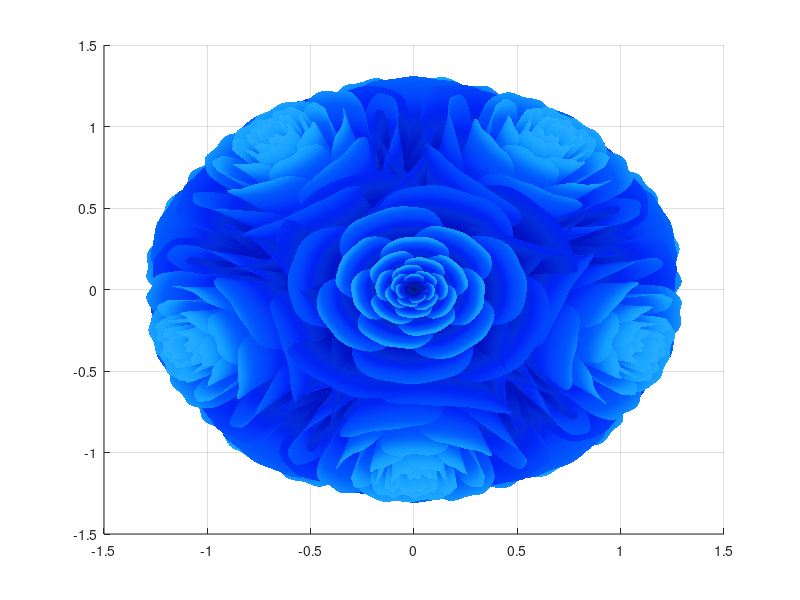

The MATLAB script that drew this image: (Note: this script raises an error after producing the figure.)
function roseBall
clear;clc
%Surface data calculation
%==========================================================================
[x,t]=meshgrid((0:24)./24,(0:0.5:575)./575.*20.*pi+4*pi);
p=(pi/2)*exp(-t./(8*pi));
change=sin(15*t)/150;
u=1-(1-mod(3.6*t,2*pi)./pi).^4./2+change;
y=2*(x.^2-x).^2.*sin(p);

r=u.*(x.*sin(p)+y.*cos(p));
h=u.*(x.*cos(p)-y.*sin(p));

%Color map
%==========================================================================
hMap=(h-min(min(h)))./(max(max(h))-min(min(h)));
col=size(hMap,2);
colorList=[0.0200    0.0400    0.3900
         0    0.0900    0.5800
         0    0.1300    0.6400
    0.0200    0.0600    0.6900
         0    0.0800    0.7900
    0.0100    0.1800    0.8500
         0    0.1300    0.9600
    0.0100    0.2600    0.9900
         0    0.3500    0.9900
    0.0700    0.6200    1.0000
    0.1700    0.6900    1.0000];

% colorList=[0.2100    0.0900    0.3800
%     0.2900    0.0700    0.4700
%     0.4000    0.1100    0.4900
%     0.5500    0.1600    0.5100
%     0.7500    0.2400    0.4700
%     0.8900    0.3200    0.4100
%     0.9700    0.4900    0.3700
%     1.0000    0.5600    0.4100
%     1.0000    0.6900    0.4900
%     1.0000    0.8200    0.5900
%     0.9900    0.9200    0.6700
%     0.9800    0.9500    0.7100];

% colorList1=[0.2000    0.0800    0.4300
%     0.2000    0.1300    0.4600
%     0.2000    0.2100    0.5000
%     0.2000    0.2800    0.5300
%     0.2000    0.3700    0.5800
%     0.1900    0.4500    0.6200
%     0.2000    0.4800    0.6400
%     0.1900    0.5400    0.6700
%     0.1900    0.5700    0.6900
%     0.1900    0.7500    0.7800
%     0.1900    0.8000    0.8100
% ];

% colorList2=[0.1300    0.1000    0.1600
%     0.2000    0.0900    0.2000
%     0.2800    0.0800    0.2300
%     0.4200    0.0800    0.3000
%     0.5100    0.0700    0.3400
%     0.6600    0.1200    0.3500
%     0.7900    0.2200    0.4000
%     0.8800    0.3500    0.4700
%     0.9000    0.4500    0.5400
%     0.8900    0.7800    0.7900
% ];

% colorList3=[0.3200    0.3100    0.7600
%     0.3800    0.3400    0.7600
%     0.5300    0.4200    0.7500
%     0.6400    0.4900    0.7300
%     0.7200    0.5500    0.7200
%     0.7900    0.6100    0.7100
%     0.9100    0.7100    0.6800
%     0.9800    0.7600    0.6700
% ];

% colorList4=[0.9500    0.2300    0.6600
%     0.7500    0.2100    0.6000
%     0.6200    0.2000    0.5700
%     0.4500    0.1800    0.5200
%     0.3200    0.2100    0.5200
%     0.2700    0.3100    0.6000
%     0.2500    0.3600    0.6400
%     0.1900    0.4800    0.7400
% ];


colorFunc=colorFuncFactory(colorList);
dataMap=colorFunc(hMap');
colorMap(:,:,1)=dataMap(:,1:col);
colorMap(:,:,2)=dataMap(:,col+1:2*col);
colorMap(:,:,3)=dataMap(:,2*col+1:3*col);

    function colorFunc=colorFuncFactory(colorList)
        xx=(0:size(colorList,1)-1)./(size(colorList,1)-1);
        y1=colorList(:,1);y2=colorList(:,2);y3=colorList(:,3);
        colorFunc=@(X)[interp1(xx,y1,X,'linear')',interp1(xx,y2,X,'linear')',interp1(xx,y3,X,'linear')'];
    end


%Surface rotation and drawing
%==========================================================================
surface(r.*cos(t),r.*sin(t),h+0.35,'EdgeAlpha',0.05,...
    'EdgeColor',[0 0 0],'FaceColor','interp','CData',colorMap)

hold on

surface(r.*cos(t),r.*sin(t),-h-0.35,'EdgeAlpha',0.05,...
    'EdgeColor',[0 0 0],'FaceColor','interp','CData',colorMap)
Xset=r.*cos(t);
Yset=r.*sin(t);
Zset=h+0.35;

yaw_z=pi*72/180;
roll_x=pi-acos(-1/sqrt(5));
R_z_2=[cos(yaw_z),-sin(yaw_z),0;
    sin(yaw_z),cos(yaw_z),0;
    0,0,1];
R_z_1=[cos(yaw_z/2),-sin(yaw_z/2),0;
    sin(yaw_z/2),cos(yaw_z/2),0;
    0,0,1];
R_x_2=[1,0,0;
     0,cos(roll_x),-sin(roll_x);
     0,sin(roll_x),cos(roll_x)];
 
[nX,nY,nZ]=rotateXYZ(Xset,Yset,Zset,R_x_2);
surface(nX,nY,nZ,'EdgeAlpha',0.05,...
'EdgeColor',[0 0 0],'FaceColor','interp','CData',colorMap)


for k=1:4
    [nX,nY,nZ]=rotateXYZ(nX,nY,nZ,R_z_2);
    surface(nX,nY,nZ,'EdgeAlpha',0.05,...
    'EdgeColor',[0 0 0],'FaceColor','interp','CData',colorMap)
end   

[nX,nY,nZ]=rotateXYZ(nX,nY,nZ,R_z_1);

for k=1:5
    [nX,nY,nZ]=rotateXYZ(nX,nY,nZ,R_z_2);
    surface(nX,nY,-nZ,'EdgeAlpha',0.05,...
    'EdgeColor',[0 0 0],'FaceColor','interp','CData',colorMap)
end   
 
%--------------------------------------------------------------------------
    function [nX,nY,nZ]=rotateXYZ(X,Y,Z,R)
        nX=zeros(size(X));
        nY=zeros(size(Y));
        nZ=zeros(size(Z));
        for i=1:size(X,1)
            for j=1:size(X,2)
                v=[X(i,j);Y(i,j);Z(i,j)];
                nv=R*v;
                nX(i,j)=nv(1);
                nY(i,j)=nv(2);
                nZ(i,j)=nv(3);
            end
        end
    end
%axesAttribute Adjustment
%==========================================================================
ax=gca;
grid on
ax.GridLineStyle='--';
ax.LineWidth=1.2;
ax.XColor=[1,1,1].*0.4;
ax.YColor=[1,1,1].*0.4;
ax.ZColor=[1,1,1].*0.4;
ax.DataAspectRatio=[1,1,1];
ax.DataAspectRatioMode='manual';
ax.CameraPosition=[-6.5914  -24.1625   -0.0384];



end
